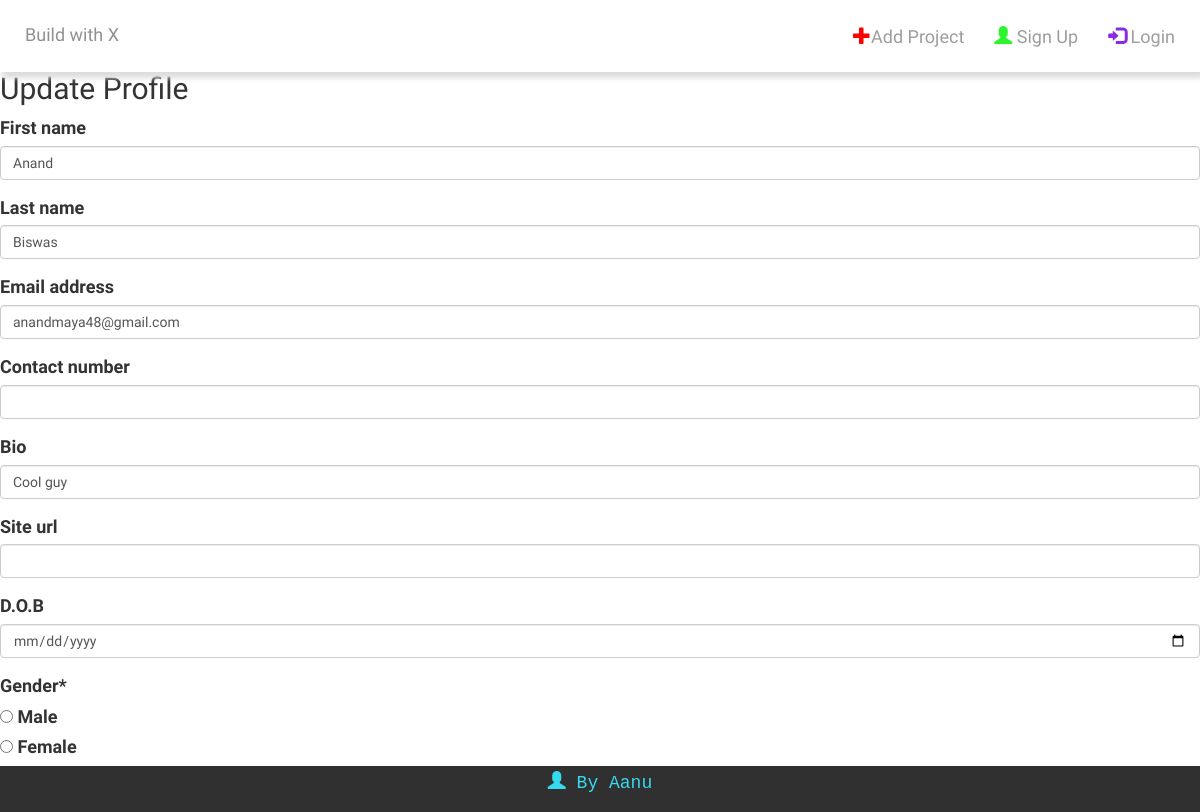
Page /users/update/1/ on the earlier database version.
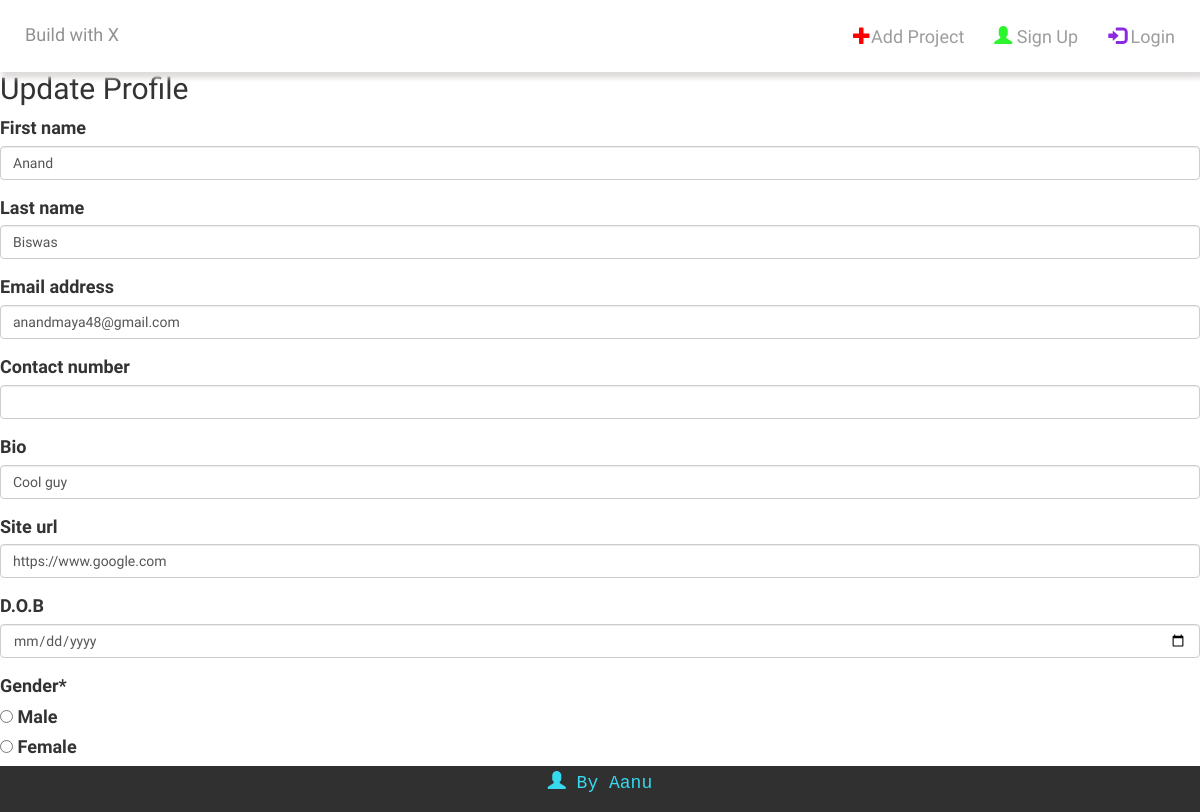
Same page on the later database version.
### users/models.py (models this page shows, shortened)
class CustomUser(AbstractUser):
    site_url = models.CharField(max_length=200, null=True, blank=True)
    bio = models.CharField(max_length=50, null=True, blank=True)
    dob = models.DateField(auto_now=False, null=True, blank=True)
    contact_number = models.CharField(max_length=10, null=True, blank=True)
    image = models.ImageField(upload_to= 'img/', height_field=None, width_field=None, max_length=100, null=True, blank=True)
    gender = models.CharField(
        max_length=6, choices=GENDER_CHOICES,  null=True, blank=True)

### users/views.py (the view)
# urls.py: path('update/<int:pk>/', UserUpdateView.as_view(),name='update'),
class UserUpdateView(UpdateView):
    model = CustomUser
    success_url = reverse_lazy('home')
    template_name = 'user_update.html'
    form_class = UpdateProfile

### users/forms.py
class UpdateProfile(ModelForm):
    gender = forms.ChoiceField(widget=forms.RadioSelect, choices=GENDER_CHOICES)
    class Meta:
        model = CustomUser
        fields = ('first_name', 'last_name', 'email',
                  'contact_number', 'bio', 'site_url', 'dob', 'gender')
        labels = {
            'dob': ('D.O.B'),
        }
        widgets = {
            'dob': DateInput(attrs={'type': 'date'})
        }

### templates/user_update.html (shortened to what this page needs)
{% extends 'base.html' %}
{% load crispy_forms_tags %}
{% block content %}
<h2>Update Profile</h2>
<form method="post" enctype="multipart/form-data">
    {{ form|crispy }}
    <button type="submit">Update</button>
</form>
{% endblock content %}

Differences in the rows shown:
changed CustomUser "Anand": site_url (not shown) → "https://www.google.com"
